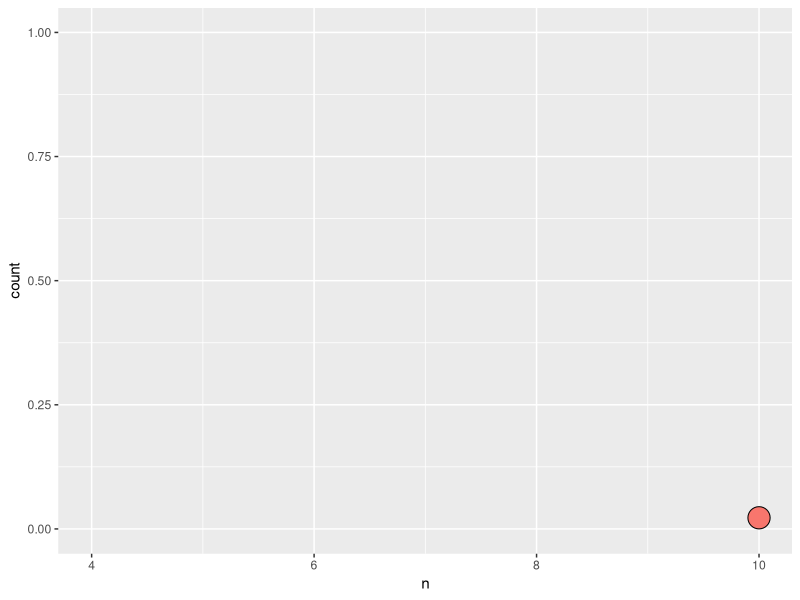

The R script that drew this image:
# modelled after http://www.rossmanchance.com/applets/ChiSqShuffle.html?dolphins=1&count=1

library(ggplot2)
library(dplyr)

dat <- readr::read_tsv("shuffle/data/dolphins.tsv") %>%
  rename(treatment = EV, response = RV)

shuffle_data <- function(x) {
  x %>%
    mutate(response = sample(response))
}

summarize_results <- function(x) {
  x %>%
    group_by(treatment, response) %>%
    summarize(n = n())
}

# initialize results
results <- data_frame()

# iterate over the rest of this code (doesn't work in for loop?)
new_results <- dat %>%
  shuffle_data() %>%
  summarize_results() %>%
  filter(treatment == "dolphins", response == "improved") %>%
  mutate(current = TRUE)
new_results

results <- results %>%
  mutate(current = FALSE) %>%
  bind_rows(new_results)

results$current[results$n == new_results$n] <- TRUE
results

p <- ggplot(results, aes(x = n, fill = current)) +
  geom_dotplot() +
  xlim(c(4, 10)) +
  theme(legend.position = "none")
p
